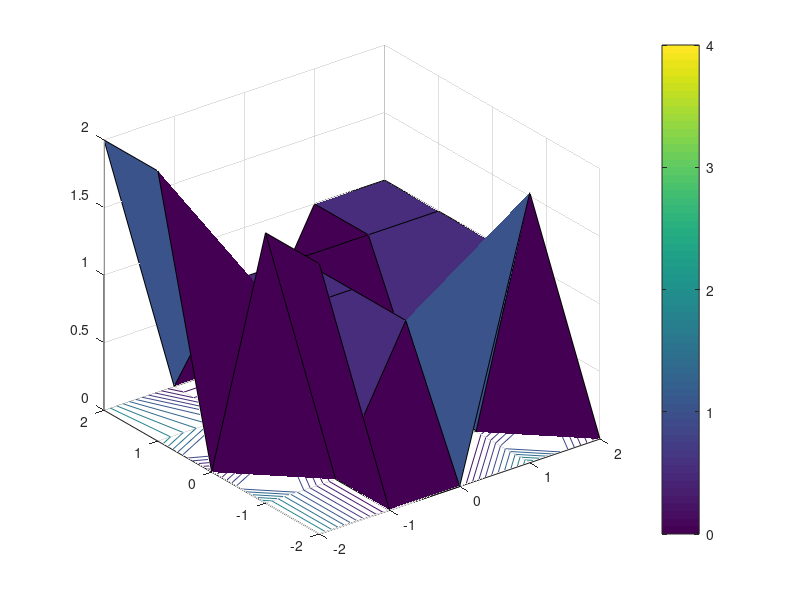

MATLAB code for this plot: (Note: this script raises an error after producing the figure.)
% This script visualizes the two-dimensional event-rate function used to 
% compute optical flow with Lucas-Kanade methods. Get the data by enabling
% the "printNeighborhood"-function in the jAER filter and copy the output
% from the log-stream.
% Make sure the mapping between java- and matlab-arrays works properly.

clearvars;

% Copy this line from the jAER output log and insert it here:
z = [2, 0, 0, 2, 0, 2, 0, 1, 0, 1, 0, 1, 1, 0, 1, 2, 1, 1, 1, 1, 2, 0, 0, 1, 1]; ds = [[-1.0, 1.0];[0.0, 1.0];[0.0, -2.0];[1.0, 1.0];[-1.0, 0.0];[0.0, 1.0];[-1.0, -1.0];[0.0, -1.0];[0.0, 1.0];]; dt = [0.0, 40.0, 0.0, 40.0, 40.0, 0.0, 40.0, 40.0, 40.0]; v = [40.00 -0.00]; vIMU = [-23.67 1.18];

% Restructure data to fit MATLAB conventions
vM = linsolve(ds,-dt')
a = linspace(-2,2,5);
[x,y] = meshgrid(a,a);
X = reshape(x,[5,5])';
Y = reshape(y,[5,5])';
Z = reshape(z,[5,5]);

% Plot event-rate function
figure
surfc(X,Y,Z,gradient(Z))
caxis([0,4])
colorbar
axis tight
ax = gca;
ax.XTick = -2:1:2;
ax.YTick = -2:1:2;
ax.ZTick = min(Z):1:max(Z);
xlabel('x')
ylabel('y')
title('event histogram')

% Display gradients
figure
a = ds(:,1)';
b = ds(:,2)';
feather([a,mean(a)],[b,mean(b)])
xlabel('x, and indexing pixel position')
ylabel('y')
axis equal
title('intensity gradients')

% Gradients in density plot
figure
hold on
[x2,y2] = meshgrid(linspace(-1,1,3),linspace(-1,1,3));
X2 = reshape(x2,[3,3])';
Y2 = reshape(y2,[3,3])';
contourf(X,Y,Z)
quiver(reshape(X2,[1,size(X2,1)*size(X2,2)]),reshape(Y2,[1,size(Y2,1)*size(Y2,2)]),a,b,'r')
q1 = quiver([0,0],[0,0],[v(1),0],[v(2),0],'LineStyle','--','Color','m','LineWidth',3,'DisplayName','v');
q2 = quiver([0,0],[0,0],[vM(1),0],[vM(2),0],'LineStyle',':','Color','k','LineWidth',3,'DisplayName','vM');
q3 = quiver([0,0],[0,0],[vIMU(1),0],[vIMU(2),0],'LineStyle','-.','Color','g','LineWidth',3,'DisplayName','vIMU');
legend([q1,q2,q3])
colorbar
axis tight
ax = gca;
ax.XTick = -2:1:2;
ax.YTick = -2:1:2;
ax.ZTick = min(Z):1:max(Z);
xlabel('x')
ylabel('y')
title('event histogram')
hold off